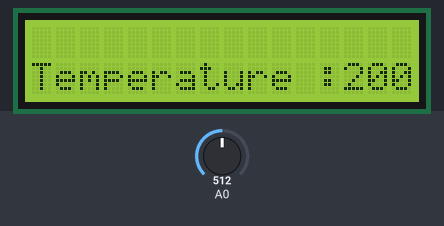
Recording of a sketch running on a simulated Arduino Uno, built with avr-gcc and run on an emulated ATmega328P. On the bench: 16×2 character LCD. The inputs (shaded band) are chosen by the test bench; at power-on: A0 = 512.

Above: at 1.2 s.
1.3 s: A0 set to 716
At 2.5 s:
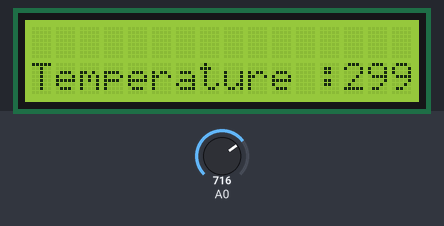
3.5 s: A0 set to 900
At 5.2 s:
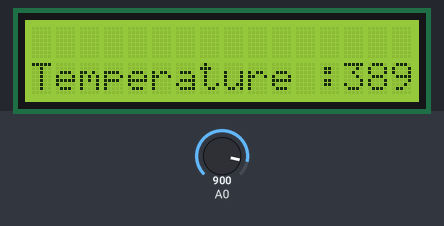
5.5 s: A0 set to 1023
At 7.3 s:
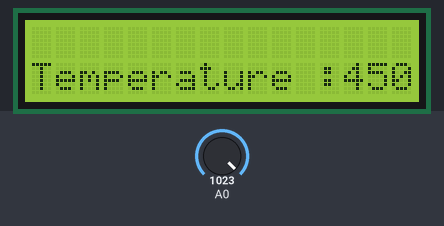
Timing chart, 0 to 8.8 s (numbered marks = the images above; inputs shaded):
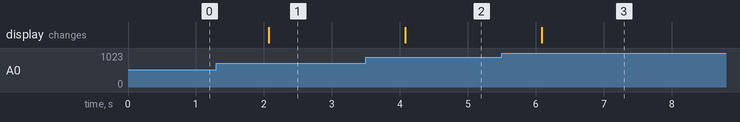

The sketch:

Temp_w_LCD.ino
```cpp
#include <LiquidCrystal.h>

float adc, voltage, tempC;
LiquidCrystal lcd(12, 11, 5, 4, 3, 2); // (rs, enable, D4, D5, D6, D7)

void setup() {
    lcd.begin(16, 2); // Initialize the LCD with 16 columns and 2 rows
    lcd.clear();

    analogReference(DEFAULT);
}

void loop() {
    adc = analogRead(A0);
    voltage = adc * (5.0 / 1023.0);
    tempC = (voltage - 0.5) * 100.0;
    lcd.setCursor(0,1);
    lcd.print("Temperature :");
    lcd.setCursor(13,1);
    lcd.print(tempC);
    delay(1000);

}
```

Measured:
- after the input at 1.3 s, the display: changes after 0.77 s (image 1)
- after the input at 3.5 s, the display: changes after 0.58 s (image 2)
- after the input at 5.5 s, the display: changes after 0.59 s (image 3)
